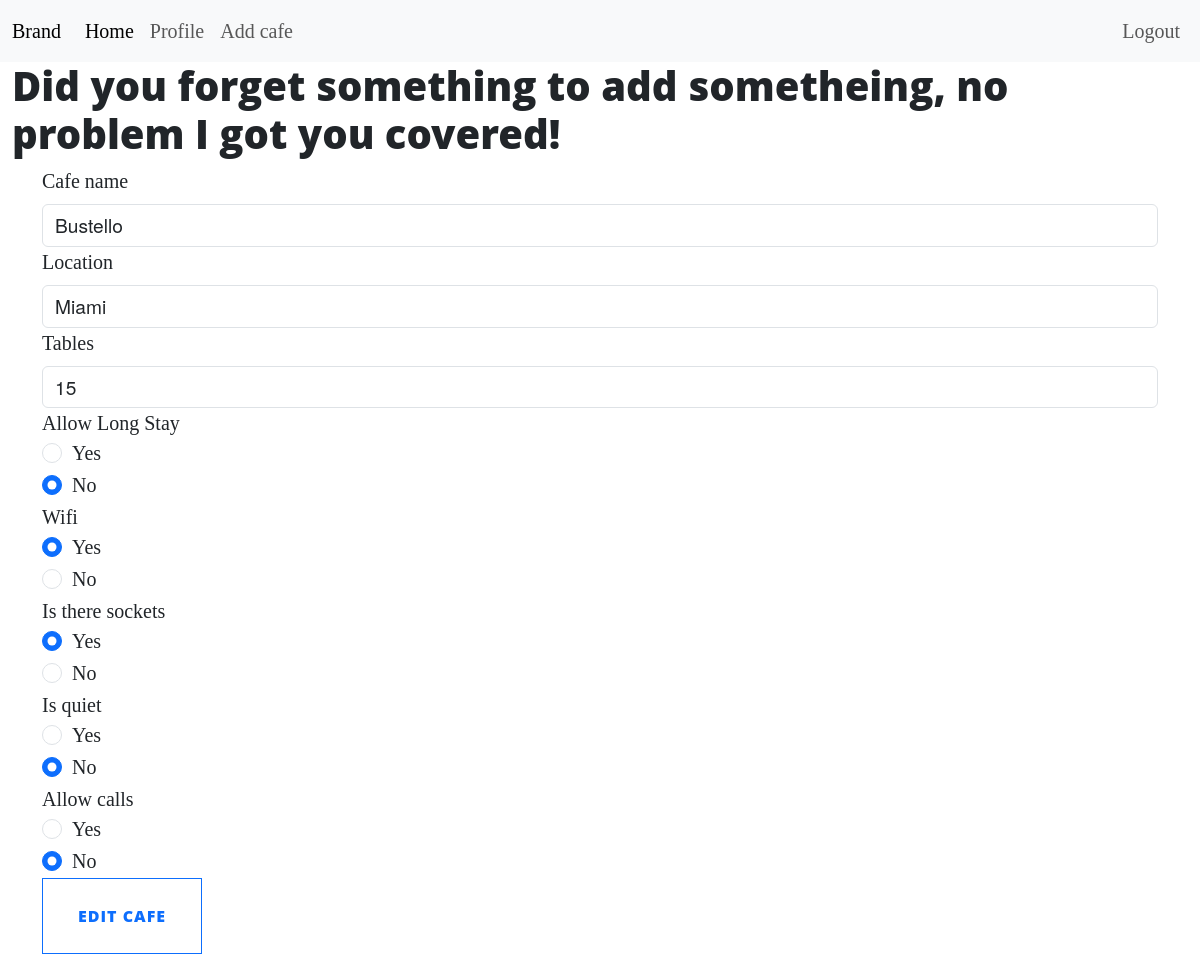
Screenshot of /edit-cafe/3 (signed in) with the database file from the repository.
### project/models/cafe.py (models this page shows, shortened)
class Cafe(db.Model, UserMixin):
    __tablename__ = "cafes"
    id = db.Column(db.Integer, primary_key=True)
    name = db.Column(db.String(100), nullable=False)
    location = db.Column(db.String(100), nullable=False)
    tables_quantity = db.Column(db.String(100), nullable=False)
    long_stay = db.Column(db.String(3), nullable=False)
    has_wifi = db.Column(db.String(3), nullable=False)
    has_sockets = db.Column(db.String(3), nullable=False)
    is_quiet = db.Column(db.String(3), nullable=False)
    is_allow_calls = db.Column(db.String(3), nullable=False)
    creator_id = db.Column(db.Integer, db.ForeignKey("users.id"))
    comments = db.relationship("Comment", backref="cafes", lazy=True)

### project/routes/cafe_view.py (the view, shortened to what this page needs)
@cafe.route("/edit-cafe/<int:id>", methods=["GET", "POST"])
@login_required
def edit_cafe(id):
    cafe = db.session.execute(db.select(Cafe).where(Cafe.id == id)).scalar()
    edit_form = EditCafeForm(
        name=cafe.name,
        location=cafe.location,
        tables_quantity=cafe.tables_quantity,
        long_stay=cafe.long_stay,
        wifi=cafe.has_wifi,
        sockets=cafe.has_sockets,
        quiet=cafe.is_quiet,
        calls=cafe.is_allow_calls,
    )
    return render_template("edit.html", form=edit_form, cafe=cafe)

### project/forms.py
class EditCafeForm(FlaskForm):
    name = StringField("Cafe name", validators=[DataRequired()])
    location = StringField("Location", validators=[DataRequired()])
    tables_quantity = IntegerField("Tables", validators=[DataRequired()])
    long_stay = RadioField("Allow Long Stay", validators=[DataRequired()], choices=["Yes", "No"])
    wifi = RadioField("Wifi", validators=[DataRequired()], choices=["Yes", "No"])
    sockets = RadioField("Is there sockets", validators=[DataRequired()], choices=["Yes", "No"])
    quiet = RadioField("Is quiet", validators=[DataRequired()], choices=["Yes", "No"])
    calls = RadioField("Allow calls", validators=[DataRequired()], choices=["Yes", "No"])
    submit = SubmitField("Edit cafe")

### project/routes/user_view.py (called while the page is built)
@login_manager.user_loader
def load_user(user_id):
    return db.session.execute(db.select(User).where(User.id == int(user_id))).scalar()

### project/templates/cafe/edit.html (shortened to what this page needs)
{% extends 'base.html'  %}
{% block content %}
<h1>Did you forget something to add sometheing, no problem I got you covered!</h1>
<div class="container">
	<form action="{{ url_for('cafe.edit_cafe', id=cafe.id) }}" method="post" novalidate>
		<div class="form-group">
			{{ form.name.label(class="form-label") }}
			{{ form.name(class="form-control") }}
		</div>
		<div class="form-group">
			{{ form.location.label(class="form-label") }}
			{{ form.location(class="form-control") }}
		</div>
		<div class="form-group">
			{{ form.tables_quantity.label(class="form-label") }}
			{{ form.tables_quantity(class="form-control") }}
		</div>
		<div class="">
			{{ form.long_stay.label }}
			{% for subfield in form.long_stay %}
			<div class="form-check">
				{{ subfield.label(class="form-check-label") }}
				{{ subfield(class="form-check-input") }}
			</div>
			{% endfor %}
		</div>
		<div class="">
			{{ form.wifi.label }}
			{% for subfield in form.wifi %}
			<div class="form-check">
				{{ subfield.label(class="form-check-label") }}
				{{ subfield(class="form-check-input") }}
			</div>
			{% endfor %}
		</div>
		<div class="">
			{{ form.sockets.label }}
			{% for subfield in form.sockets %}
			<div class="form-check">
				{{ subfield.label(class="form-check-label") }}
				{{ subfield(class="form-check-input") }}
			</div>
			{% endfor %}
		</div>
		<div class="">
			{{ form.quiet.label }}
			{% for subfield in form.quiet %}
			<div class="form-check">
				{{ subfield.label(class="form-check-label") }}
				{{ subfield(class="form-check-input") }}
			</div>
			{% endfor %}
		</div>
		<div class="">
			{{ form.calls.label }}
			{% for subfield in form.calls %}
			<div class="form-check">
				{{ subfield.label(class="form-check-label") }}
				{{ subfield(class="form-check-input") }}
			</div>
			{% endfor %}
		</div>
		{{ form.submit(class="btn btn-outline-primary btn-lg") }}
	</form>
</div>
{% endblock %}

### project/static/assets/css/styles.css (style rules this page uses)
body { font-size: 20px; color: #212529; font-family: 'Lora', 'Times New Roman', serif; }
h1, h2, h3, h4, h5, h6 { font-weight: 800; font-family: 'Open Sans', 'Helvetica Neue', Helvetica, Arial, sans-serif; }
.form-control { font-size: 1.2rem; font-family: "Helvetica Neue",Helvetica,Arial,sans-serif; }
.btn { font-size: 14px; font-weight: 800; padding: 15px 25px; letter-spacing: 1px; text-transform: uppercase; border-radius: 0; font-family: 'Open Sans', 'Helvetica Neue', Helvetica, Arial, sans-serif; }
.btn-lg { font-size: 16px; padding: 25px 35px; }

### rows the page displays
Cafe: name "Bustello", location "Miami", tables_quantity "15"

### other values shown
{{ subfield.label(class="form-check-label") }} "Yes" "No"
